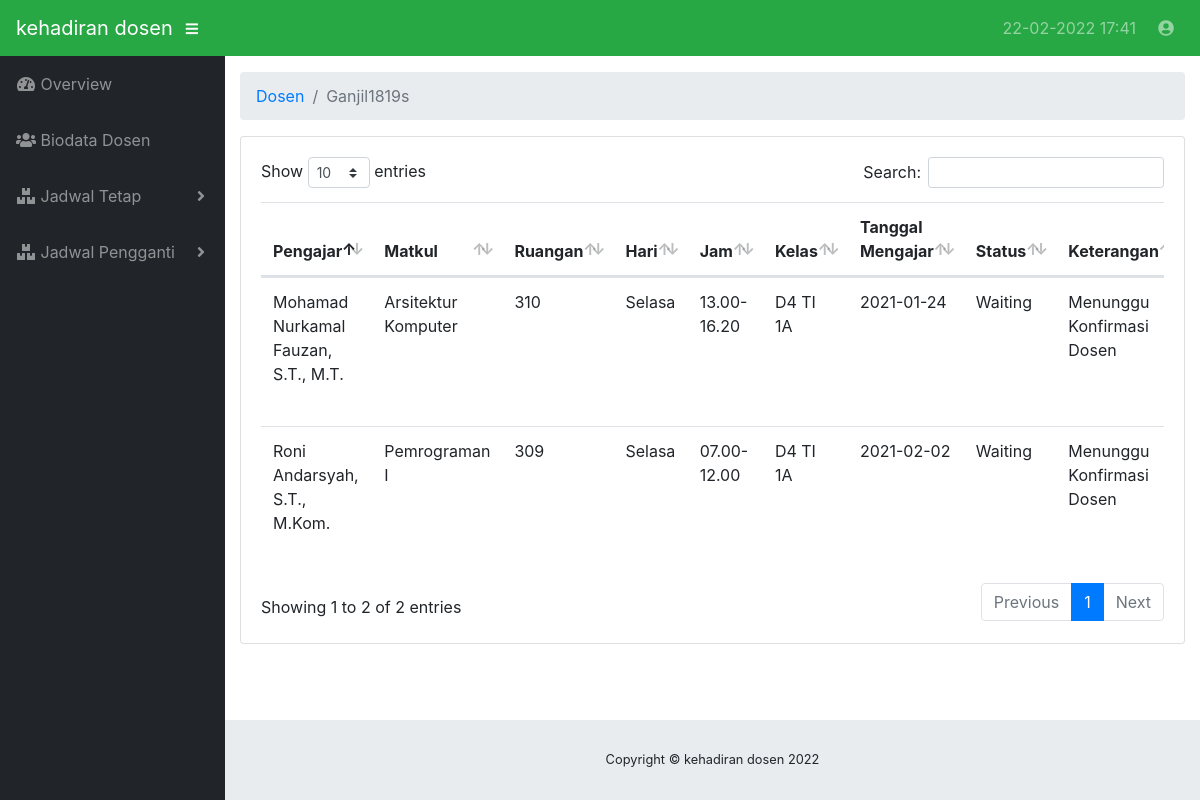
The page /index.php/dosen/ganjil1819s on the database its author committed.
### tables this page shows
CREATE TABLE IF NOT EXISTS `ganjil1819` (
  `id_jadwal` varchar(70) NOT NULL,
  `pengajar` varchar(50) NOT NULL,
  `matkul` varchar(50) NOT NULL,
  `ruang` varchar(50) NOT NULL,
  `hari` varchar(50) NOT NULL,
  `jam` varchar(50) NOT NULL,
  `kelas` varchar(50) NOT NULL,
  `tanggal` varchar(50) NOT NULL,
  `status` varchar(70) NOT NULL,
  `alasan` varchar(500) NOT NULL
);

### application/controllers/dosen/Ganjil1819s.php (called while the page is built, shortened)
<?php
class Ganjil1819s extends CI_Controller
{
    public function __construct()
    {
        $this->load->model("Ganjil1819_model");
        $this->load->library('form_validation');
    }
    public function index()
    {
        $data["ganjil1819s"] = $this->Ganjil1819_model->getAll();
        $this->load->view("dosen/ganjil1819/list", $data);
    }
}

### index.php (called while the page is built, shortened)
<?php
require_once BASEPATH.'core/CodeIgniter.php';

### application/models/Ganjil1819_model.php (called while the page is built, shortened)
<?php defined('BASEPATH') OR exit('No direct script access allowed');
class Ganjil1819_model extends CI_Model
{
    private $_table = "ganjil1819";
    public function getAll()
    {
        return $this->db->get($this->_table)->result();
    }
}

### application/views/dosen/ganjil1819/list.php (the view, shortened to what this page needs)
<!DOCTYPE html>
<html lang="en">
<head>
</head>
<body id="page-top">
	<div id="wrapper">
		<div id="content-wrapper">
			<div class="container-fluid">
				<div class="card mb-3">
					<div class="card-body">
						<div class="table-responsive">
							<table class="table table-hover" id="dataTable" width="100%" cellspacing="0">
								<thead>
									<tr>
										<th>Pengajar</th>
										<th>Matkul</th>
										<th>Ruangan</th>
										<th>Hari</th>
										<th>Jam</th>
										<th>Kelas</th>
										<th>Tanggal Mengajar</th>
										<th>Status</th>
										<th>Keterangan</th>
									</tr>
								</thead>
								<tbody>
									<?php foreach ($ganjil1819s as $ganjil1819): ?>
									<tr>
										<td width="150">
											<?php echo $ganjil1819->pengajar ?>
										</td>
										<td width="150">
											<?php echo $ganjil1819->matkul ?>
										</td>
										<td width="150">
											<?php echo $ganjil1819->ruang ?>
										</td>
										<td width="150">
											<?php echo $ganjil1819->hari ?>
										</td>
										<td width="150">
											<?php echo $ganjil1819->jam ?>
										</td>
										<td width="150">
											<?php echo $ganjil1819->kelas ?>
										</td>
										<td width="150">
											<?php echo $ganjil1819->tanggal ?>
										</td>
										<td width="150">
											<?php echo $ganjil1819->status ?>
										</td>
										<td width="150">
											<?php echo $ganjil1819->alasan ?>
										</td>
									</tr>
									<?php endforeach; ?>
								</tbody>
							</table>
						</div>
					</div>
				</div>
			</div>
		</div>
	</div>
</body>
</html>

### rows shown on the page
ganjil1819: pengajar "Mohamad Nurkamal Fauzan, S.T., M.T.", matkul "Arsitektur Komputer", ruang "310", hari "Selasa", jam "13.00-16.20", kelas "D4 TI 1A", tanggal "2021-01-24", status "Waiting", alasan "Menunggu Konfirmasi Dosen"
ganjil1819: pengajar "Roni Andarsyah, S.T., M.Kom.", matkul "Pemrograman I", ruang "309", hari "Selasa", jam "07.00-12.00", kelas "D4 TI 1A", tanggal "2021-02-02", status "Waiting", alasan "Menunggu Konfirmasi Dosen"

### other values the page prints
SITE_NAME "kehadiran dosen"
$date "22-02-2022 17:41"
$segment "Dosen"
$segment "Ganjil1819s"
Date('Y') "2022"
